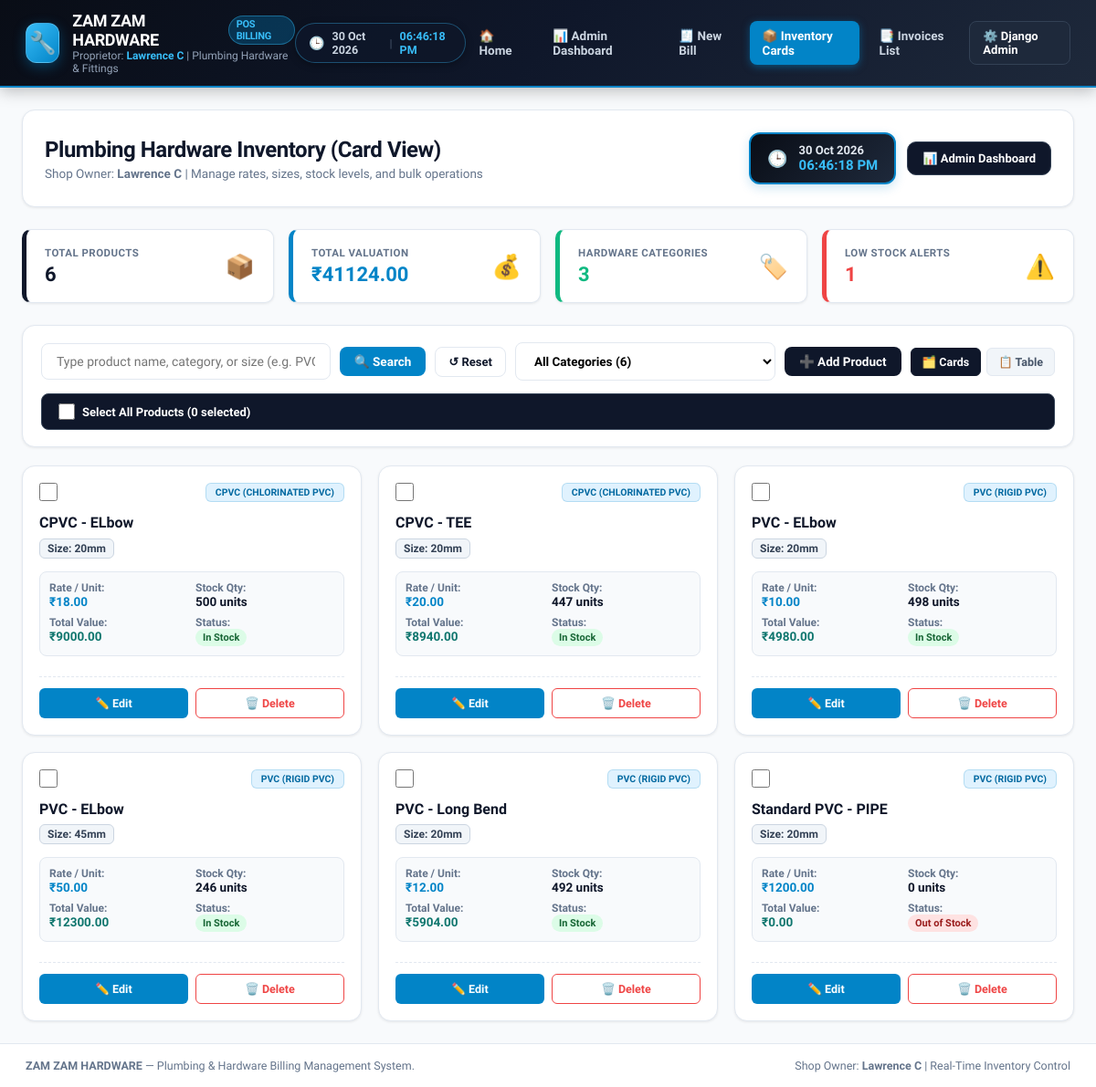
The app's page /inventory/, older data.
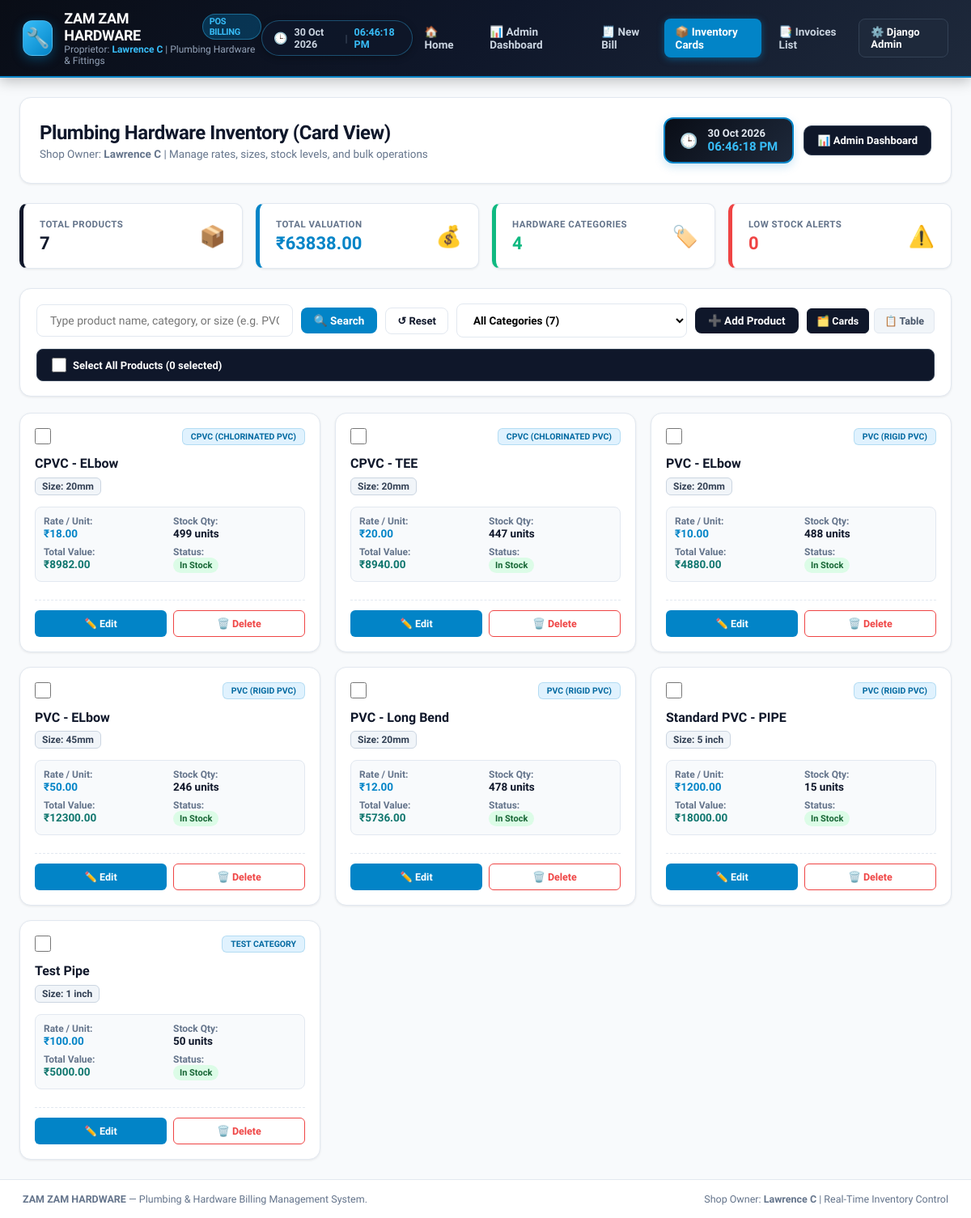
The same page, newer data.
### law/models.py (models this page shows, shortened)
class Product(models.Model):
    category = models.ForeignKey(
        Category,
        on_delete=models.CASCADE,
        related_name='products',
        help_text="Select product category"
    )
    name = models.CharField(max_length=200, help_text="Product name (e.g., PVC Elbow 90 Degree, Ball Valve)")
    size = models.CharField(
        max_length=80,
        help_text="Size or dimension (e.g., 1/2\", 3/4\", 1\", 25mm, 100m, Standard)"
    )
    rate = models.DecimalField(
        max_digits=10,
        decimal_places=2,
        default=0.00,
        help_text="Rate / Unit price in Currency (e.g. 45.00)"
    )
    quantity = models.PositiveIntegerField(
        default=0,
        help_text="Stock quantity available in store"
    )
    created_at = models.DateTimeField(auto_now_add=True)
    updated_at = models.DateTimeField(auto_now=True)
    class Meta:
        verbose_name = "Product"
        verbose_name_plural = "Products"
        ordering = ['category', 'name', 'size']
        constraints = [
            models.UniqueConstraint(
                fields=['category', 'name', 'size'],
                name='unique_product_per_category_and_size'
            )
        ]
    @property
    def total(self):
        if self.rate is None or self.quantity is None:
            return 0.00
        return round(self.rate * self.quantity, 2)

class Category(models.Model):
    name = models.CharField(max_length=120, unique=True, help_text="Category name (e.g., PVC Pipes, Brass Fittings)")
    description = models.TextField(blank=True, null=True, help_text="Brief description of the category")
    created_at = models.DateTimeField(auto_now_add=True)
    class Meta:
        verbose_name = "Category"
        verbose_name_plural = "Categories"
        ordering = ['name']

### law/views.py (the view)
# urls.py: path('inventory/', views.inventory_view, name='inventory'),
def inventory_view(request):
    categories = Category.objects.all()
    products = Product.objects.select_related('category').all()
    total_inventory_value = sum(p.total for p in products)
    low_stock_count = products.filter(quantity__lte=10).count()
    context = {
        'shop_name': "ZAM ZAM HARDWARE",
        'shop_owner': "Lawrence C",
        'categories': categories,
        'products': products,
        'total_inventory_value': total_inventory_value,
        'total_items_count': products.count(),
        'low_stock_count': low_stock_count,
    }
    return render(request, 'law/inventory.html', context)

### law/templates/law/inventory.html (shortened to what the changed rows need)
{% extends 'law/base.html' %}
{% block content %}
<div class="inv-header-card">
    <div class="header-left">
        <h1>Plumbing Hardware Inventory (Card View)</h1>
    </div>
</div>
<div class="stats-container">
    <div class="stat-box box-black">
        <div>
            <div class="stat-box-title">Total Products</div>
            <div class="stat-box-value" id="statProductCount">{{ total_items_count }}</div>
        </div>
    </div>
    <div class="stat-box box-blue">
        <div>
            <div class="stat-box-title">Total Valuation</div>
            <div class="stat-box-value" style="color: #0284c7;">₹{{ total_inventory_value|floatformat:2 }}</div>
        </div>
    </div>
    <div class="stat-box box-green">
        <div>
            <div class="stat-box-title">Hardware Categories</div>
            <div class="stat-box-value" style="color: #10b981;">{{ categories|length }}</div>
        </div>
    </div>
    <div class="stat-box box-red">
        <div>
            <div class="stat-box-title">Low Stock Alerts</div>
            <div class="stat-box-value" style="color: #ef4444;" id="statLowStock">{{ low_stock_count }}</div>
        </div>
    </div>
</div>
<div class="controls-card">
    <div class="search-row">
        <div class="search-input-wrap">
            <input type="text" id="inventorySearch" class="search-input-field"
                   placeholder="Type product name, category, or size (e.g. PVC, elbow, 1/2, brass)..."
                   onkeyup="handleSearchKey(event)">
        </div>
        <button class="btn-blue" onclick="executeSearch()">
            🔍 Search
        </button>
        <button class="btn-white" onclick="resetSearch()">
            ↺ Reset
        </button>
        <select id="categoryFilter" class="select-dropdown" onchange="executeSearch()">
            <option value="ALL">All Categories ({{ products|length }})</option>
        </select>
        <button class="btn-black" onclick="openAddModal()" style="margin-left: auto;">
            ➕ Add Product
        </button>
        <div class="view-switcher">
            <button class="btn-view active" id="btnViewCards" onclick="switchView('cards')">🗂️ Cards</button>
            <button class="btn-view" id="btnViewTable" onclick="switchView('table')">📋 Table</button>
        </div>
    </div>
</div>
<div class="products-card-grid" id="cardContainer">
    {% for p in products %}
    <div class="inv-card" id="card-{{ p.id }}"
         data-id="{{ p.id }}"
         data-name="{{ p.name }}"
         data-category="{{ p.category.name }}"
         data-category-id="{{ p.category.id }}"
         data-size="{{ p.size }}"
         data-rate="{{ p.rate }}"
         data-quantity="{{ p.quantity }}"
         data-total="{{ p.total }}">
        <div>
            <div class="card-top">
                <input type="checkbox" class="card-checkbox item-select" value="{{ p.id }}" onchange="handleItemCheckboxChange(this, 'card-{{ p.id }}')">
                <span class="card-category-badge">{{ p.category.name }}</span>
            </div>
            <div class="card-title">{{ p.name }}</div>
            <span class="card-size-badge">Size: {{ p.size }}</span>
            <div class="card-stats-grid">
                <div>
                    <span class="card-stat-label">Rate / Unit:</span>
                    <div class="card-stat-val rate-highlight">₹{{ p.rate|floatformat:2 }}</div>
                </div>
                <div>
                    <span class="card-stat-label">Stock Qty:</span>
                    <div class="card-stat-val">{{ p.quantity }} units</div>
                </div>
                <div>
                    <span class="card-stat-label">Total Value:</span>
                    <div class="card-stat-val total-highlight">₹{{ p.total|floatformat:2 }}</div>
                </div>
                <div>
                    <span class="card-stat-label">Status:</span>
                    <div>
                        {% if p.quantity == 0 %}
                        <span class="status-pill pill-red">Out of Stock</span>
                        {% elif p.quantity <= 10 %}
                        <span class="status-pill pill-yellow">Low Stock</span>
                        {% else %}
                        <span class="status-pill pill-green">In Stock</span>
                        {% endif %}
                    </div>
                </div>
            </div>
        </div>
        <div class="card-actions">
            <button class="btn-card-edit" onclick="openEditModal({{ p.id }}, '{{ p.name|escapejs }}', '{{ p.category.id }}', '{{ p.size|escapejs }}', {{ p.rate }}, {{ p.quantity }})">
                ✏️ Edit
            </button>
            <button class="btn-card-del" onclick="deleteSingleProduct({{ p.id }}, '{{ p.name|escapejs }}')">
                🗑️ Delete
            </button>
        </div>
    </div>
    {% empty %}
    <div style="grid-column: 1/-1; text-align: center; padding: 50px; color: #94a3b8; background: white; border-radius: 12px;">
        No products available. Click <strong>+ Add Product</strong> to add plumbing hardware items.
    </div>
    {% endfor %}
</div>
{% endblock %}

Row changes from the older to the newer data that the page shows:
changed Product "CPVC - ELbow": quantity "500" → "499"; total "9000.00" → "8982.00"
changed Product (number 3 of 7 on the later page): quantity "498" → "488"; total "4980.00" → "4880.00"
changed Product "PVC - Long Bend": quantity "492" → "478"; total "5904.00" → "5736.00"
changed Product "Standard PVC - PIPE": size "20mm" → "5 inch"; quantity "0" → "15"; total "0.00" → "18000.00"; quantity "Out of Stock" → "In Stock"
added Product: category.name "TEST CATEGORY", name "Test Pipe", size "1 inch", rate "100.00", quantity "50", total "5000.00", shows "In Stock"
Text that changed along with them:
{{ total_items_count }}: "6" → "7"
{{ total_inventory_value|floatformat:2 }}: "41124.00" → "63838.00"
{{ categories|length }}: "3" → "4"
{{ low_stock_count }}: "1" → "0"
form field value: "All Categories (6)" → "All Categories (7)"
